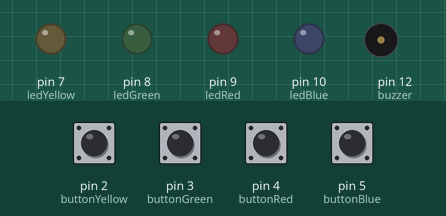
The sketch below on a simulated Arduino Uno, built with avr-gcc and run on an emulated ATmega328P. Shown: output pins drawn as LEDs (lit = HIGH), buzzer (waves = sounding). Dashed ring = blinking. The inputs (shaded band) are chosen by the test bench; at power-on: pin 2 (buttonYellow), pin 3 (buttonGreen), pin 4 (buttonRed), pin 5 (buttonBlue) LOW. Random numbers use the default seed unless the sketch sets one.

Above: at 1.5 s.
1.6 s: pin 2 (buttonYellow) pulled HIGH for 0.15 s
At 1.87 s:
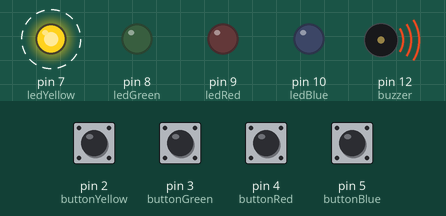
4.6 s: pin 3 (buttonGreen) pulled HIGH for 0.15 s
At 4.87 s:
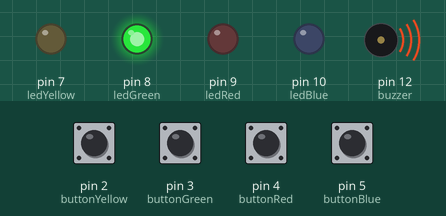
7.6 s: pin 4 (buttonRed) pulled HIGH for 0.15 s
At 7.87 s:
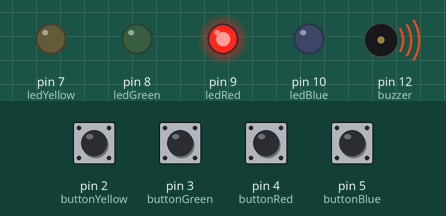
10.6 s: pin 5 (buttonBlue) pulled HIGH for 0.15 s
At 10.87 s:
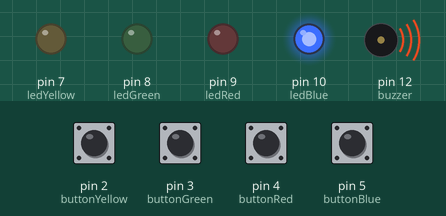
13.6 s: pin 4 (buttonRed) pulled HIGH for 1 s
At 16.4 s:
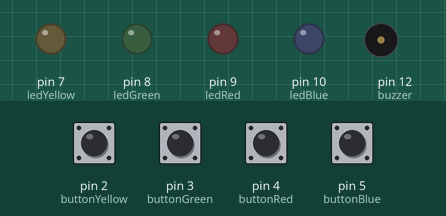
Timing chart, 0 to 17.6 s (numbered marks = the images above; inputs shaded):
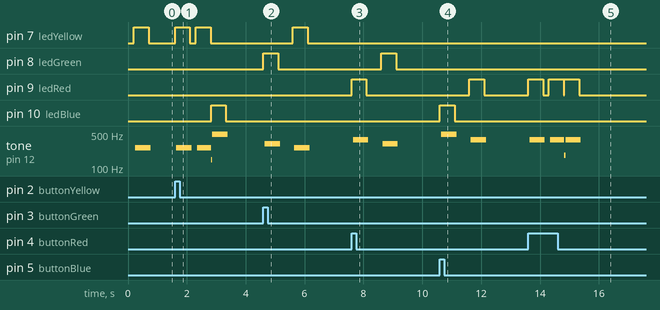

Measured:
- after the input at 1.6 s, pin 7 (ledYellow): alternates HIGH for 0.50 s and LOW for 0.20 s, 4 changes in all, then stays LOW, starting at once; pin 10 (ledBlue): LOW → HIGH after 1.2 s, → LOW 0.50 s later; tone on pin 12 (buzzer): plays 263 Hz for 0.52 s, 263 Hz for 0.48 s, 147 Hz for 0.04 s, 498 Hz for 0.52 s, starting after 0.05 s
- after the input at 4.6 s, pin 7 (ledYellow): LOW → HIGH after 1.0 s, → LOW 0.50 s later; pin 8 (ledGreen): LOW → HIGH at once, → LOW 0.50 s later; tone on pin 12 (buzzer): silent → 312 Hz after 0.05 s, → silent 0.52 s later, → 263 Hz 0.49 s later, → silent 0.52 s later
- after the input at 7.6 s, pin 8 (ledGreen): LOW → HIGH after 1.0 s, → LOW 0.50 s later; pin 9 (ledRed): LOW → HIGH at once, → LOW 0.50 s later; tone on pin 12 (buzzer): silent → 384 Hz after 0.05 s, → silent 0.52 s later, → 312 Hz 0.49 s later, → silent 0.52 s later
- after the input at 10.6 s, pin 9 (ledRed): LOW → HIGH after 1.0 s, → LOW 0.50 s later; pin 10 (ledBlue): LOW → HIGH at once, → LOW 0.50 s later; tone on pin 12 (buzzer): silent → 498 Hz at once, → silent 0.52 s later, → 384 Hz 0.48 s later, → silent 0.52 s later
- after the input at 13.6 s, pin 9 (ledRed): goes HIGH 0.50 s, LOW 0.20 s, HIGH 0.50 s, LOW 0.02 s, HIGH 0.50 s, then LOW, starting at once; tone on pin 12 (buzzer): plays 384 Hz for 0.52 s, 384 Hz for 0.48 s, 183 Hz for 0.04 s, 384 Hz for 0.52 s, starting after 0.05 s

The sketch:

memory.ino
```cpp
/*Creation crate memory game
Match the pattern of the LEDs
Each time you get the pattern right, it gets longer and faster
The game resets when you make a mistake

Step 1: Create contant variables
Constant variables have static values.  Once you set their values, you can't change them */

//These values are the pins on the UNO R3 that the buttons connect to
const int buttonYellow = 2;
const int buttonGreen = 3;
const int buttonRed = 4;
const int buttonBlue = 5;
const int numberOfButtons = 4;

//these values are the pins on the Uno R3 that the LEDs connect to
const int ledAll = 0;
const int ledYellow = 7;
const int ledGreen = 8;
const int ledRed = 9;
const int ledBlue = 10;

//This is the buzzer to UNO R3 connection
const int buzzer = 12;

//These are the tone used for the buzzer unig Hertzs (Hz).
const int tones[] = {1900, 1600, 1300, 1000, 3200};

//step2: create user define variables
int buttonState[] = {0,0,0,0};
int lastButtonState[] = {0,0,0,0};
int buttonCounter[] = {0,0,0,0};
int gameOn = 0; //A new game or level starts when  GameOn is 0
int wait = 0; //this is used to tell the computer to wait until the user has pressed a button
int currentLevel = 1; //This id the current game level and the number of button presses to make it to the next level
int delayInterval = 500; //This is the ammount of time to wait for the next button press  (0.5 seconds)
int ledTime = 500; //This is the amount of time each LED will flash when a corresponding button is pressed(0.5 seconds)
int nLevels = 10; //This is the number of levels until the game is won - at which poibnt the the game will get faster
int pinAndTone = 0; //this is the variable that will be used to determine which LED to turn on and it's corresponding buzzer tone
int correctAnswer = 0; //this value must become 1 to get to the next level.
int speedFactor = 5; //This is the speed of the game.  It increases every time a level is beaten
int ledDelay = 200; //This is the amount of time taken before the next LED pattern lights up (0.2 seconds).  This will decrease every time a level is beaten.

//Step 3: create a funtion to play tones on the buzzer

 void playTone(int tone, int duration) {
     for (long i=0; i<duration*1000L; i+=tone*2)
     {
         digitalWrite(buzzer, HIGH);//Turns the buzzer on
         delayMicroseconds(tone); //Creates the tone on the buzzer
         digitalWrite(buzzer, LOW); //turns the buzzer off
         delayMicroseconds(tone);
     }
 } //end of playTune

 void victorySong() {
    int notes[] = {2,2,2,2,0,1,2,1,2};
    int note=0;
    int tempo[]={200,200,200,400,400,400,200,200,600};
    int breaks[]={100,100,100,200,200,200,300,100,200};
    for (int i=0; i<9; i=i+1){
        note=notes[i];
        brightBuzz(ledYellow+note, tones[note],tempo[i]);
        delay(breaks[i]);
    }
 } //end of victorySong

 void brightBuzz(int led, int tone, int duration) {
     if (led==ledAll) {
         //Turn all LEDs on
        for (int i=0; i<numberOfButtons; i=i+1){
            digitalWrite(ledYellow+i, HIGH);
        }
        playTone(tone,duration);
        for (int i=0; i<numberOfButtons; i=i+1){
            digitalWrite(ledYellow+i, LOW);
        }
     } else {
         //Turn nominated LED on
        digitalWrite(led, HIGH);
        playTone(tone,duration);
        digitalWrite(led, LOW);

     }
 } //end of brightBuzz

 void showMistake() {
    //These loops make the LEDs blink twice and the buzzer beep twice when the user makes a mistake and resets the game
    brightBuzz(ledAll, tones[4], ledTime);
    delay(200);
    brightBuzz(ledAll, tones[4], ledTime);
    delay(500);
 } //end of showMistake

 void showPattern(int *pattern) {
    for (int i=0; i<currentLevel; i=i+1) { //this for loop shows the user the curent state of the game
        ledDelay = ledTime/(1+(speedFactor/nLevels) * (currentLevel-1));
        pinAndTone = pattern[i];
        brightBuzz(ledYellow+pinAndTone, tones[pinAndTone], ledDelay);
        delay( 100/speedFactor);
    }
 } //end of showPattern

 int getButtonPress() {
    while (true){
        for (int i=0; i<numberOfButtons; i=i+1) {
            if (digitalRead(i+buttonYellow) != 0) {
                return (i);
            }
        }
    }
 } //end of getButtonPress

 int initLevel(int *gamePattern, int *userPattern) {
    for (int i=0; i<nLevels; i=i+1){
        //saves the number in nArray to generate a random pattern
        userPattern[i] = 0;
        gamePattern[i] = random(0,4);
    }
 } //end of initLevel

 //step 4: Initalise the inputs and outputs
 //Here, We're telling the UNO that buttons are inputs and LEDs and the buzzer are outputs
 void setup() {
     randomSeed(analogRead(0)); //used to generate random numbers

     //initialise inputs
     pinMode(buttonYellow, INPUT);
     pinMode(buttonGreen, INPUT);
     pinMode(buttonRed, INPUT);
     pinMode(buttonBlue, INPUT);

     //initialise outputs
     pinMode(ledYellow, OUTPUT);
     pinMode(ledGreen, OUTPUT);
     pinMode(ledRed, OUTPUT);
     pinMode(ledBlue, OUTPUT);
     pinMode(buzzer, OUTPUT);
} //end of setup

//Step 5: Create the game loop
//This is where the game starts!
void loop() {
    int nArray[nLevels]; //nArray will store the randomised game pattern
    int uArray[nLevels]; //uArray will store the pattern input byu the user

    if (gameOn == 0) {//Only triggers if it's a new game or level
        initLevel(nArray, uArray);
        gameOn = 1; //this tells the game to run
    }
    if (wait == 0) { //triggers if no action is required from the user
        delay(200);
        showPattern(nArray);
        wait = 1; //This puts the game on hold until the user enteres a pattern
    }

    int buttonPressed=0;
    int patternPosition=0; //'patternPosition' is the current position in the pattern
    while (patternPosition<currentLevel)  {
        buttonPressed=getButtonPress();
        //this turns on the corresponding LED to the button pressed, and calls the function "playTone" to  play the corresponding sound on the buzzer
        brightBuzz(ledYellow+buttonPressed, tones[buttonPressed], ledTime);
        wait=0;
        uArray[patternPosition]=buttonPressed; //This stores the users input to be matched against the game pattern

        //this section checks if the button pressed by the user matches the game pattern
        if (uArray[patternPosition]==nArray[patternPosition]){
            correctAnswer=1;
            patternPosition++;
        } else {
            //if user makes a mistake, these variables will be reset so that the game starts over.
            correctAnswer=0;
            delay(300);
            gameOn = 0;
            currentLevel = 1;
            showMistake;
            break;
        }
    }

    //if the user gets the sequence right the game goes up one level.
    if (correctAnswer==1){
        currentLevel++;
    }

    //This section play the victory song if the game is beaten
    if (currentLevel == nLevels){
        delay(500);
        victorySong();

        gameOn=0;
        currentLevel=1;
        nLevels=nLevels+2; //this adds two more levels to the game.
        speedFactor +=1; //This increases the speed factor by 1.
    }
}//end of void loop
```
